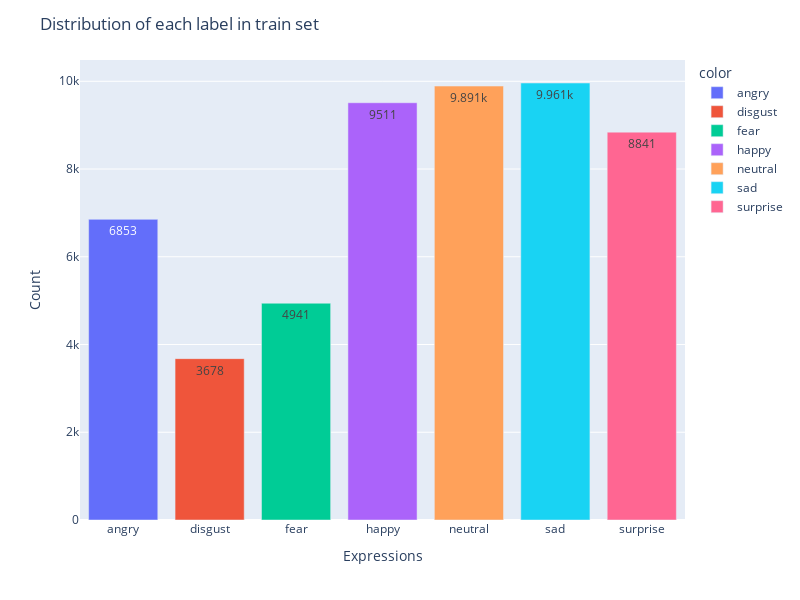

The cell this chart's notebook holds for it:
### Code cell
labels = ["angry", "disgust", "fear", "happy", "neutral", "sad", "surprise"]
fig = px.bar(x=labels, y=class_count_in_train_set, color=labels)

fig.update_layout(
    title="Distribution of each label in train set",
    xaxis_title="Expressions",
    yaxis_title="Count",
    height=600,
    width=800,
)

fig.update_traces(texttemplate="%{y}", textposition="inside")

fig.show()

### Figure 1 — Plotly figure (JSON) as saved in the notebook; plotly's stock layout.template omitted (floating-point values rounded to 4 significant figures)
{"data": [{"alignmentgroup": "True", "hovertemplate": "color=angry<br>x=%{x}<br>y=%{y}<extra></extra>", "legendgroup": "angry", "marker": {"color": "#636efa", "pattern": {"shape": ""}}, "name": "angry", "offsetgroup": "angry", "orientation": "v", "showlegend": true, "textposition": "inside", "texttemplate": "%{y}", "type": "bar", "x": ["angry"], "xaxis": "x", "y": [6853], "yaxis": "y"}, {"alignmentgroup": "True", "hovertemplate": "color=disgust<br>x=%{x}<br>y=%{y}<extra></extra>", "legendgroup": "disgust", "marker": {"color": "#EF553B", "pattern": {"shape": ""}}, "name": "disgust", "offsetgroup": "disgust", "orientation": "v", "showlegend": true, "textposition": "inside", "texttemplate": "%{y}", "type": "bar", "x": ["disgust"], "xaxis": "x", "y": [3678], "yaxis": "y"}, {"alignmentgroup": "True", "hovertemplate": "color=fear<br>x=%{x}<br>y=%{y}<extra></extra>", "legendgroup": "fear", "marker": {"color": "#00cc96", "pattern": {"shape": ""}}, "name": "fear", "offsetgroup": "fear", "orientation": "v", "showlegend": true, "textposition": "inside", "texttemplate": "%{y}", "type": "bar", "x": ["fear"], "xaxis": "x", "y": [4941], "yaxis": "y"}, {"alignmentgroup": "True", "hovertemplate": "color=happy<br>x=%{x}<br>y=%{y}<extra></extra>", "legendgroup": "happy", "marker": {"color": "#ab63fa", "pattern": {"shape": ""}}, "name": "happy", "offsetgroup": "happy", "orientation": "v", "showlegend": true, "textposition": "inside", "texttemplate": "%{y}", "type": "bar", "x": ["happy"], "xaxis": "x", "y": [9511], "yaxis": "y"}, {"alignmentgroup": "True", "hovertemplate": "color=neutral<br>x=%{x}<br>y=%{y}<extra></extra>", "legendgroup": "neutral", "marker": {"color": "#FFA15A", "pattern": {"shape": ""}}, "name": "neutral", "offsetgroup": "neutral", "orientation": "v", "showlegend": true, "textposition": "inside", "texttemplate": "%{y}", "type": "bar", "x": ["neutral"], "xaxis": "x", "y": [9891], "yaxis": "y"}, {"alignmentgroup": "True", "hovertemplate": "color=sad<br>x=%{x}<br>y=%{y}<extra></extra>", "legendgroup": "sad", "marker": {"color": "#19d3f3", "pattern": {"shape": ""}}, "name": "sad", "offsetgroup": "sad", "orientation": "v", "showlegend": true, "textposition": "inside", "texttemplate": "%{y}", "type": "bar", "x": ["sad"], "xaxis": "x", "y": [9961], "yaxis": "y"}, {"alignmentgroup": "True", "hovertemplate": "color=surprise<br>x=%{x}<br>y=%{y}<extra></extra>", "legendgroup": "surprise", "marker": {"color": "#FF6692", "pattern": {"shape": ""}}, "name": "surprise", "offsetgroup": "surprise", "orientation": "v", "showlegend": true, "textposition": "inside", "texttemplate": "%{y}", "type": "bar", "x": ["surprise"], "xaxis": "x", "y": [8841], "yaxis": "y"}], "layout": {"barmode": "relative", "height": 600, "legend": {"title": {"text": "color"}, "tracegroupgap": 0}, "margin": {"t": 60}, "title": {"text": "Distribution of each label in train set"}, "width": 800, "xaxis": {"anchor": "y", "domain": [0, 1], "title": {"text": "Expressions"}}, "yaxis": {"anchor": "x", "domain": [0, 1], "title": {"text": "Count"}}}}
